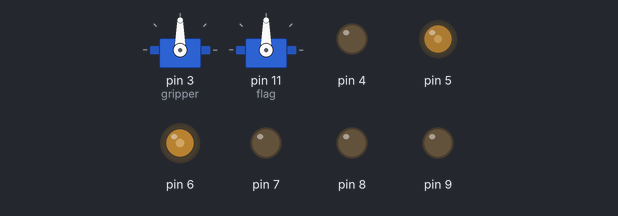
Bench run of a sketch on a simulated Arduino Uno, built with avr-gcc and run on an emulated ATmega328P. On the bench: 2 × servo, output pins drawn as LEDs (lit = HIGH).

Above: at 0.1 s.
At 4.1 s:
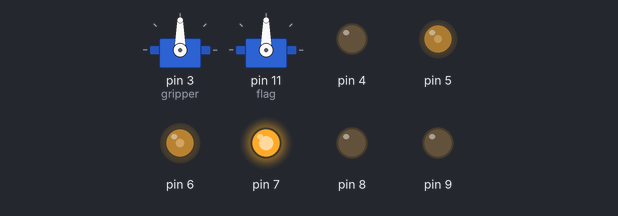
At 8.2 s:
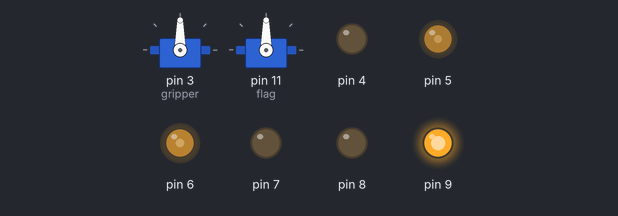
At 18.2 s:
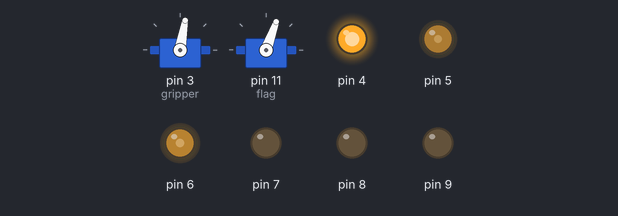
At 28.4 s:
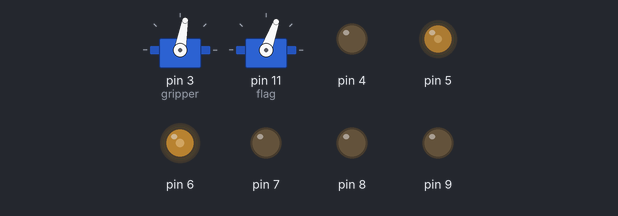
At 38.4 s:
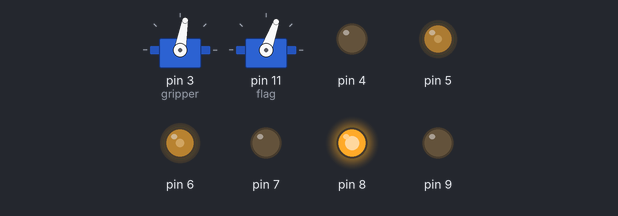
Timing chart, 0 to 39.9 s (numbered marks = the images above):
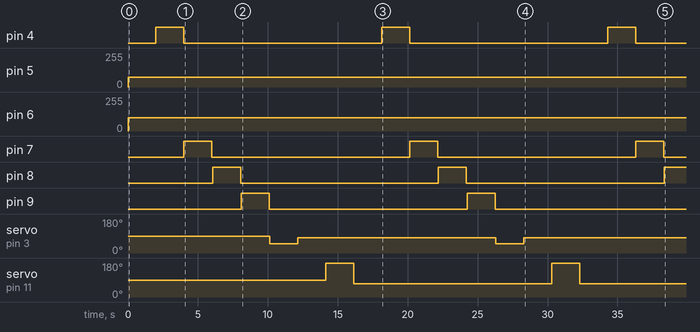

Measured:
- by itself, pin 4, pin 7–9: alternates HIGH for 2.0 s and LOW for 14.2 s
- by itself, pin 5: 0/255 → 75/255 at 0.00 s
- by itself, pin 6: 0/255 → 100/255 at 0.00 s
- by itself, servo on pin 3 (gripper): alternates 80° for 14.2 s and 50° for 2.0 s
- by itself, servo on pin 11 (flag): alternates 180° for 2.0 s and 70° for 14.2 s

The sketch:

canUno_test.ino
```cpp
#include <Servo.h>

Servo gripper;
Servo flag;

void setup() {
  pinMode(4, OUTPUT);
  pinMode(5, OUTPUT);
  pinMode(6, OUTPUT);
    pinMode(9, OUTPUT);
      pinMode(7, OUTPUT);
        pinMode(8, OUTPUT);
gripper.attach(3);
flag.attach(11);
}

void loop() {
          analogWrite(5, 75);
          analogWrite(6, 100);
  // put your main code hee, to run repeatedly:
  delay(2000);
digitalWrite(4, HIGH);
digitalWrite(7, LOW);
digitalWrite(8, LOW);
digitalWrite(9, LOW);
  delay(2000);
digitalWrite(4, LOW);
digitalWrite(7, HIGH);
digitalWrite(8, LOW);
digitalWrite(9, LOW);
  delay(2000);
digitalWrite(4, LOW);
digitalWrite(7, LOW);
digitalWrite(8, LOW);
digitalWrite(9, LOW);
  delay(50);
digitalWrite(4, LOW);
digitalWrite(7, LOW);
digitalWrite(8, HIGH);
digitalWrite(9, LOW);
delay(2000);
digitalWrite(4, LOW);
digitalWrite(7, LOW);
digitalWrite(8, LOW);
digitalWrite(9, LOW);
  delay(50);
digitalWrite(4, LOW);
digitalWrite(7, LOW);
digitalWrite(8, LOW);
digitalWrite(9, HIGH);
delay(2000);
digitalWrite(4, LOW);
digitalWrite(7, LOW);
digitalWrite(8, LOW);
digitalWrite(9, LOW);
  delay(50);
gripper.write(50);
delay(2000);
gripper.write(80);
delay(2000);
flag.write(180);
delay(2000);
flag.write(70);

}
```
